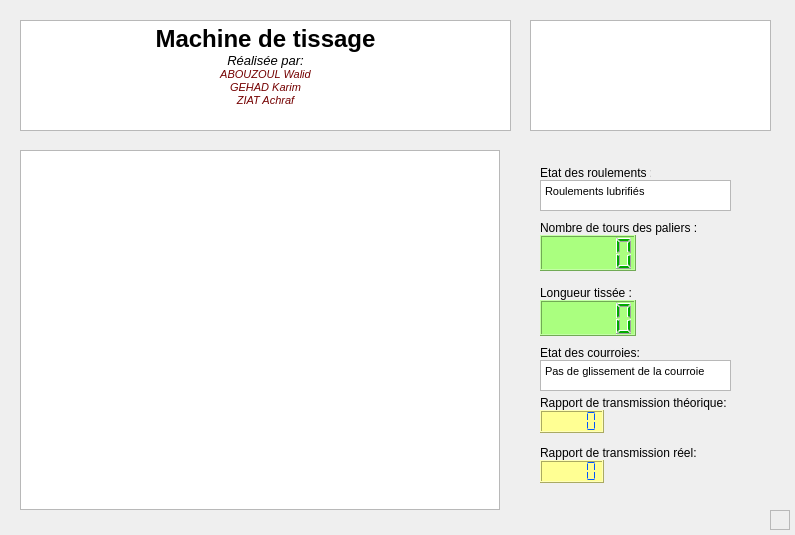
<?xml version="1.0" encoding="UTF-8"?>
<ui version="4.0">
 <class>Widget</class>
 <widget class="QWidget" name="Widget">
  <property name="geometry">
   <rect>
    <x>0</x>
    <y>0</y>
    <width>795</width>
    <height>535</height>
   </rect>
  </property>
  <property name="sizePolicy">
   <sizepolicy hsizetype="Minimum" vsizetype="Preferred">
    <horstretch>0</horstretch>
    <verstretch>0</verstretch>
   </sizepolicy>
  </property>
  <property name="windowTitle">
   <string>Machine de tissage</string>
  </property>
  <property name="windowIcon">
   <iconset>
    <normaloff>Ressources/loom-network-loom4991.jpg</normaloff>Ressources/loom-network-loom4991.jpg</iconset>
  </property>
  <widget class="PlotWidget" name="graph">
   <property name="geometry">
    <rect>
     <x>20</x>
     <y>150</y>
     <width>480</width>
     <height>360</height>
    </rect>
   </property>
   <property name="styleSheet">
    <string notr="true"/>
   </property>
  </widget>
  <widget class="QLabel" name="labelValeurBrute_2">
   <property name="geometry">
    <rect>
     <x>540</x>
     <y>285</y>
     <width>101</width>
     <height>16</height>
    </rect>
   </property>
   <property name="text">
    <string>Longueur tissée :</string>
   </property>
  </widget>
  <widget class="QTextEdit" name="title_2">
   <property name="geometry">
    <rect>
     <x>530</x>
     <y>20</y>
     <width>241</width>
     <height>111</height>
    </rect>
   </property>
   <property name="html">
    <string>&lt;!DOCTYPE HTML PUBLIC &quot;-//W3C//DTD HTML 4.0//EN&quot; &quot;http://www.w3.org/TR/REC-html40/strict.dtd&quot;&gt;
&lt;html&gt;&lt;head&gt;&lt;meta name=&quot;qrichtext&quot; content=&quot;1&quot; /&gt;&lt;meta charset=&quot;utf-8&quot; /&gt;&lt;style type=&quot;text/css&quot;&gt;
p, li { white-space: pre-wrap; }
&lt;/style&gt;&lt;/head&gt;&lt;body style=&quot; font-family:'Segoe UI'; font-size:9pt; font-weight:400; font-style:normal;&quot;&gt;
&lt;p style=&quot;-qt-paragraph-type:empty; margin-top:0px; margin-bottom:0px; margin-left:0px; margin-right:0px; -qt-block-indent:0; text-indent:0px;&quot;&gt;&lt;br /&gt;&lt;/p&gt;
&lt;p style=&quot;-qt-paragraph-type:empty; margin-top:0px; margin-bottom:0px; margin-left:0px; margin-right:0px; -qt-block-indent:0; text-indent:0px;&quot;&gt;&lt;br /&gt;&lt;/p&gt;&lt;/body&gt;&lt;/html&gt;</string>
   </property>
  </widget>
  <widget class="QTextEdit" name="title">
   <property name="geometry">
    <rect>
     <x>20</x>
     <y>20</y>
     <width>491</width>
     <height>111</height>
    </rect>
   </property>
   <property name="autoFillBackground">
    <bool>false</bool>
   </property>
   <property name="html">
    <string>&lt;!DOCTYPE HTML PUBLIC &quot;-//W3C//DTD HTML 4.0//EN&quot; &quot;http://www.w3.org/TR/REC-html40/strict.dtd&quot;&gt;
&lt;html&gt;&lt;head&gt;&lt;meta name=&quot;qrichtext&quot; content=&quot;1&quot; /&gt;&lt;meta charset=&quot;utf-8&quot; /&gt;&lt;style type=&quot;text/css&quot;&gt;
p, li { white-space: pre-wrap; }
&lt;/style&gt;&lt;/head&gt;&lt;body style=&quot; font-family:'Segoe UI'; font-size:9pt; font-weight:400; font-style:normal;&quot;&gt;
&lt;p align=&quot;center&quot; style=&quot; margin-top:0px; margin-bottom:0px; margin-left:0px; margin-right:0px; -qt-block-indent:0; text-indent:0px;&quot;&gt;&lt;span style=&quot; font-size:18pt; font-weight:700;&quot;&gt;Machine de tissage&lt;/span&gt;&lt;/p&gt;
&lt;p align=&quot;center&quot; style=&quot; margin-top:0px; margin-bottom:0px; margin-left:0px; margin-right:0px; -qt-block-indent:0; text-indent:0px;&quot;&gt;&lt;span style=&quot; font-size:10pt; font-style:italic;&quot;&gt;Réalisée par:&lt;/span&gt;&lt;/p&gt;
&lt;p align=&quot;center&quot; style=&quot; margin-top:0px; margin-bottom:0px; margin-left:0px; margin-right:0px; -qt-block-indent:0; text-indent:0px;&quot;&gt;&lt;span style=&quot; font-size:8pt; font-style:italic; color:#740000;&quot;&gt;ABOUZOUL Walid&lt;/span&gt;&lt;/p&gt;
&lt;p align=&quot;center&quot; style=&quot; margin-top:0px; margin-bottom:0px; margin-left:0px; margin-right:0px; -qt-block-indent:0; text-indent:0px;&quot;&gt;&lt;span style=&quot; font-size:8pt; font-style:italic; color:#740000;&quot;&gt;GEHAD Karim&lt;/span&gt;&lt;/p&gt;
&lt;p align=&quot;center&quot; style=&quot; margin-top:0px; margin-bottom:0px; margin-left:0px; margin-right:0px; -qt-block-indent:0; text-indent:0px;&quot;&gt;&lt;span style=&quot; font-size:8pt; font-style:italic; color:#740000;&quot;&gt;ZIAT Achraf&lt;/span&gt;&lt;/p&gt;&lt;/body&gt;&lt;/html&gt;</string>
   </property>
  </widget>
  <widget class="QLabel" name="label">
   <property name="geometry">
    <rect>
     <x>540</x>
     <y>40</y>
     <width>221</width>
     <height>81</height>
    </rect>
   </property>
   <property name="text">
    <string/>
   </property>
   <property name="pixmap">
    <pixmap>Ressources/EnsamLogo.png</pixmap>
   </property>
   <property name="scaledContents">
    <bool>true</bool>
   </property>
  </widget>
  <widget class="QLCDNumber" name="lcdNumberValeurBrute">
   <property name="geometry">
    <rect>
     <x>540</x>
     <y>235</y>
     <width>96</width>
     <height>36</height>
    </rect>
   </property>
   <property name="styleSheet">
    <string notr="true">background-color: rgb(170, 255, 127);
color: rgb(0, 170, 0);</string>
   </property>
   <property name="smallDecimalPoint">
    <bool>false</bool>
   </property>
  </widget>
  <widget class="QLabel" name="labelUnite">
   <property name="geometry">
    <rect>
     <x>540</x>
     <y>165</y>
     <width>111</width>
     <height>16</height>
    </rect>
   </property>
   <property name="text">
    <string>Etat des roulements :</string>
   </property>
  </widget>
  <widget class="QTextBrowser" name="textBrowser">
   <property name="geometry">
    <rect>
     <x>540</x>
     <y>180</y>
     <width>191</width>
     <height>31</height>
    </rect>
   </property>
   <property name="html">
    <string>&lt;!DOCTYPE HTML PUBLIC &quot;-//W3C//DTD HTML 4.0//EN&quot; &quot;http://www.w3.org/TR/REC-html40/strict.dtd&quot;&gt;
&lt;html&gt;&lt;head&gt;&lt;meta name=&quot;qrichtext&quot; content=&quot;1&quot; /&gt;&lt;meta charset=&quot;utf-8&quot; /&gt;&lt;style type=&quot;text/css&quot;&gt;
p, li { white-space: pre-wrap; }
&lt;/style&gt;&lt;/head&gt;&lt;body style=&quot; font-family:'Segoe UI'; font-size:9pt; font-weight:400; font-style:normal;&quot;&gt;
&lt;p style=&quot; margin-top:0px; margin-bottom:0px; margin-left:0px; margin-right:0px; -qt-block-indent:0; text-indent:0px;&quot;&gt;&lt;span style=&quot; font-size:8pt;&quot;&gt;Roulements lubrifiés&lt;/span&gt;&lt;/p&gt;&lt;/body&gt;&lt;/html&gt;</string>
   </property>
  </widget>
  <widget class="QLCDNumber" name="lcdNumberValeurBrute_2">
   <property name="geometry">
    <rect>
     <x>540</x>
     <y>300</y>
     <width>96</width>
     <height>36</height>
    </rect>
   </property>
   <property name="styleSheet">
    <string notr="true">background-color: rgb(170, 255, 127);
color: rgb(0, 170, 0);</string>
   </property>
   <property name="smallDecimalPoint">
    <bool>false</bool>
   </property>
  </widget>
  <widget class="QLabel" name="labelLubrification">
   <property name="geometry">
    <rect>
     <x>540</x>
     <y>220</y>
     <width>161</width>
     <height>16</height>
    </rect>
   </property>
   <property name="text">
    <string>Nombre de tours des paliers :</string>
   </property>
  </widget>
  <widget class="QFrame" name="frame">
   <property name="geometry">
    <rect>
     <x>770</x>
     <y>510</y>
     <width>20</width>
     <height>20</height>
    </rect>
   </property>
   <property name="maximumSize">
    <size>
     <width>20</width>
     <height>20</height>
    </size>
   </property>
   <property name="palette">
    <palette>
     <active>
      <colorrole role="WindowText">
       <brush brushstyle="SolidPattern">
        <color alpha="255">
         <red>255</red>
         <green>255</green>
         <blue>255</blue>
        </color>
       </brush>
      </colorrole>
      <colorrole role="Button">
       <brush brushstyle="SolidPattern">
        <color alpha="255">
         <red>43</red>
         <green>43</green>
         <blue>43</blue>
        </color>
       </brush>
      </colorrole>
      <colorrole role="Light">
       <brush brushstyle="SolidPattern">
        <color alpha="255">
         <red>64</red>
         <green>64</green>
         <blue>64</blue>
        </color>
       </brush>
      </colorrole>
      <colorrole role="Midlight">
       <brush brushstyle="SolidPattern">
        <color alpha="255">
         <red>53</red>
         <green>53</green>
         <blue>53</blue>
        </color>
       </brush>
      </colorrole>
      <colorrole role="Dark">
       <brush brushstyle="SolidPattern">
        <color alpha="255">
         <red>21</red>
         <green>21</green>
         <blue>21</blue>
        </color>
       </brush>
      </colorrole>
      <colorrole role="Mid">
       <brush brushstyle="SolidPattern">
        <color alpha="255">
         <red>29</red>
         <green>29</green>
         <blue>29</blue>
        </color>
       </brush>
      </colorrole>
      <colorrole role="Text">
       <brush brushstyle="SolidPattern">
        <color alpha="255">
         <red>255</red>
         <green>255</green>
         <blue>255</blue>
        </color>
       </brush>
      </colorrole>
      <colorrole role="BrightText">
       <brush brushstyle="SolidPattern">
        <color alpha="255">
         <red>255</red>
         <green>255</green>
         <blue>255</blue>
        </color>
       </brush>
      </colorrole>
      <colorrole role="ButtonText">
       <brush brushstyle="SolidPattern">
        <color alpha="255">
         <red>255</red>
         <green>255</green>
         <blue>255</blue>
        </color>
       </brush>
      </colorrole>
      <colorrole role="Base">
       <brush brushstyle="SolidPattern">
        <color alpha="255">
         <red>0</red>
         <green>0</green>
         <blue>0</blue>
        </color>
       </brush>
      </colorrole>
      <colorrole role="Window">
       <brush brushstyle="SolidPattern">
        <color alpha="255">
         <red>43</red>
         <green>43</green>
         <blue>43</blue>
        </color>
       </brush>
      </colorrole>
      <colorrole role="Shadow">
       <brush brushstyle="SolidPattern">
        <color alpha="255">
         <red>0</red>
         <green>0</green>
         <blue>0</blue>
        </color>
       </brush>
      </colorrole>
      <colorrole role="AlternateBase">
       <brush brushstyle="SolidPattern">
        <color alpha="255">
         <red>21</red>
         <green>21</green>
         <blue>21</blue>
        </color>
       </brush>
      </colorrole>
      <colorrole role="ToolTipBase">
       <brush brushstyle="SolidPattern">
        <color alpha="255">
         <red>255</red>
         <green>255</green>
         <blue>220</blue>
        </color>
       </brush>
      </colorrole>
      <colorrole role="ToolTipText">
       <brush brushstyle="SolidPattern">
        <color alpha="255">
         <red>0</red>
         <green>0</green>
         <blue>0</blue>
        </color>
       </brush>
      </colorrole>
     </active>
     <inactive>
      <colorrole role="WindowText">
       <brush brushstyle="SolidPattern">
        <color alpha="255">
         <red>0</red>
         <green>0</green>
         <blue>0</blue>
        </color>
       </brush>
      </colorrole>
      <colorrole role="Button">
       <brush brushstyle="SolidPattern">
        <color alpha="255">
         <red>240</red>
         <green>240</green>
         <blue>240</blue>
        </color>
       </brush>
      </colorrole>
      <colorrole role="Light">
       <brush brushstyle="SolidPattern">
        <color alpha="255">
         <red>255</red>
         <green>255</green>
         <blue>255</blue>
        </color>
       </brush>
      </colorrole>
      <colorrole role="Midlight">
       <brush brushstyle="SolidPattern">
        <color alpha="255">
         <red>227</red>
         <green>227</green>
         <blue>227</blue>
        </color>
       </brush>
      </colorrole>
      <colorrole role="Dark">
       <brush brushstyle="SolidPattern">
        <color alpha="255">
         <red>160</red>
         <green>160</green>
         <blue>160</blue>
        </color>
       </brush>
      </colorrole>
      <colorrole role="Mid">
       <brush brushstyle="SolidPattern">
        <color alpha="255">
         <red>160</red>
         <green>160</green>
         <blue>160</blue>
        </color>
       </brush>
      </colorrole>
      <colorrole role="Text">
       <brush brushstyle="SolidPattern">
        <color alpha="255">
         <red>0</red>
         <green>0</green>
         <blue>0</blue>
        </color>
       </brush>
      </colorrole>
      <colorrole role="BrightText">
       <brush brushstyle="SolidPattern">
        <color alpha="255">
         <red>255</red>
         <green>255</green>
         <blue>255</blue>
        </color>
       </brush>
      </colorrole>
      <colorrole role="ButtonText">
       <brush brushstyle="SolidPattern">
        <color alpha="255">
         <red>0</red>
         <green>0</green>
         <blue>0</blue>
        </color>
       </brush>
      </colorrole>
      <colorrole role="Base">
       <brush brushstyle="SolidPattern">
        <color alpha="255">
         <red>255</red>
         <green>255</green>
         <blue>255</blue>
        </color>
       </brush>
      </colorrole>
      <colorrole role="Window">
       <brush brushstyle="SolidPattern">
        <color alpha="255">
         <red>240</red>
         <green>240</green>
         <blue>240</blue>
        </color>
       </brush>
      </colorrole>
      <colorrole role="Shadow">
       <brush brushstyle="SolidPattern">
        <color alpha="255">
         <red>105</red>
         <green>105</green>
         <blue>105</blue>
        </color>
       </brush>
      </colorrole>
      <colorrole role="AlternateBase">
       <brush brushstyle="SolidPattern">
        <color alpha="255">
         <red>245</red>
         <green>245</green>
         <blue>245</blue>
        </color>
       </brush>
      </colorrole>
      <colorrole role="ToolTipBase">
       <brush brushstyle="SolidPattern">
        <color alpha="255">
         <red>255</red>
         <green>255</green>
         <blue>220</blue>
        </color>
       </brush>
      </colorrole>
      <colorrole role="ToolTipText">
       <brush brushstyle="SolidPattern">
        <color alpha="255">
         <red>0</red>
         <green>0</green>
         <blue>0</blue>
        </color>
       </brush>
      </colorrole>
     </inactive>
     <disabled>
      <colorrole role="WindowText">
       <brush brushstyle="SolidPattern">
        <color alpha="255">
         <red>21</red>
         <green>21</green>
         <blue>21</blue>
        </color>
       </brush>
      </colorrole>
      <colorrole role="Button">
       <brush brushstyle="SolidPattern">
        <color alpha="255">
         <red>43</red>
         <green>43</green>
         <blue>43</blue>
        </color>
       </brush>
      </colorrole>
      <colorrole role="Light">
       <brush brushstyle="SolidPattern">
        <color alpha="255">
         <red>64</red>
         <green>64</green>
         <blue>64</blue>
        </color>
       </brush>
      </colorrole>
      <colorrole role="Midlight">
       <brush brushstyle="SolidPattern">
        <color alpha="255">
         <red>53</red>
         <green>53</green>
         <blue>53</blue>
        </color>
       </brush>
      </colorrole>
      <colorrole role="Dark">
       <brush brushstyle="SolidPattern">
        <color alpha="255">
         <red>21</red>
         <green>21</green>
         <blue>21</blue>
        </color>
       </brush>
      </colorrole>
      <colorrole role="Mid">
       <brush brushstyle="SolidPattern">
        <color alpha="255">
         <red>29</red>
         <green>29</green>
         <blue>29</blue>
        </color>
       </brush>
      </colorrole>
      <colorrole role="Text">
       <brush brushstyle="SolidPattern">
        <color alpha="255">
         <red>21</red>
         <green>21</green>
         <blue>21</blue>
        </color>
       </brush>
      </colorrole>
      <colorrole role="BrightText">
       <brush brushstyle="SolidPattern">
        <color alpha="255">
         <red>255</red>
         <green>255</green>
         <blue>255</blue>
        </color>
       </brush>
      </colorrole>
      <colorrole role="ButtonText">
       <brush brushstyle="SolidPattern">
        <color alpha="255">
         <red>21</red>
         <green>21</green>
         <blue>21</blue>
        </color>
       </brush>
      </colorrole>
      <colorrole role="Base">
       <brush brushstyle="SolidPattern">
        <color alpha="255">
         <red>43</red>
         <green>43</green>
         <blue>43</blue>
        </color>
       </brush>
      </colorrole>
      <colorrole role="Window">
       <brush brushstyle="SolidPattern">
        <color alpha="255">
         <red>43</red>
         <green>43</green>
         <blue>43</blue>
        </color>
       </brush>
      </colorrole>
      <colorrole role="Shadow">
       <brush brushstyle="SolidPattern">
        <color alpha="255">
         <red>0</red>
         <green>0</green>
         <blue>0</blue>
        </color>
       </brush>
      </colorrole>
      <colorrole role="AlternateBase">
       <brush brushstyle="SolidPattern">
        <color alpha="255">
         <red>245</red>
         <green>245</green>
         <blue>245</blue>
        </color>
       </brush>
      </colorrole>
      <colorrole role="ToolTipBase">
       <brush brushstyle="SolidPattern">
        <color alpha="255">
         <red>255</red>
         <green>255</green>
         <blue>220</blue>
        </color>
       </brush>
      </colorrole>
      <colorrole role="ToolTipText">
       <brush brushstyle="SolidPattern">
        <color alpha="255">
         <red>0</red>
         <green>0</green>
         <blue>0</blue>
        </color>
       </brush>
      </colorrole>
     </disabled>
    </palette>
   </property>
   <property name="frameShape">
    <enum>QFrame::StyledPanel</enum>
   </property>
   <property name="frameShadow">
    <enum>QFrame::Raised</enum>
   </property>
  </widget>
  <widget class="QLabel" name="labelUnite_2">
   <property name="geometry">
    <rect>
     <x>540</x>
     <y>345</y>
     <width>111</width>
     <height>16</height>
    </rect>
   </property>
   <property name="text">
    <string>Etat des courroies:</string>
   </property>
  </widget>
  <widget class="QLCDNumber" name="lcdNumberDelaiMesure_2">
   <property name="geometry">
    <rect>
     <x>540</x>
     <y>460</y>
     <width>64</width>
     <height>23</height>
    </rect>
   </property>
   <property name="styleSheet">
    <string notr="true">background-color: rgb(255, 255, 147);
color: rgb(0, 85, 255);</string>
   </property>
   <property name="midLineWidth">
    <number>0</number>
   </property>
   <property name="segmentStyle">
    <enum>QLCDNumber::Flat</enum>
   </property>
   <property name="value" stdset="0">
    <double>0.000000000000000</double>
   </property>
  </widget>
  <widget class="QLabel" name="labelRapportTh">
   <property name="geometry">
    <rect>
     <x>540</x>
     <y>395</y>
     <width>191</width>
     <height>16</height>
    </rect>
   </property>
   <property name="text">
    <string>Rapport de transmission théorique:</string>
   </property>
  </widget>
  <widget class="QTextBrowser" name="textBrowser_2">
   <property name="geometry">
    <rect>
     <x>540</x>
     <y>360</y>
     <width>191</width>
     <height>31</height>
    </rect>
   </property>
   <property name="html">
    <string>&lt;!DOCTYPE HTML PUBLIC &quot;-//W3C//DTD HTML 4.0//EN&quot; &quot;http://www.w3.org/TR/REC-html40/strict.dtd&quot;&gt;
&lt;html&gt;&lt;head&gt;&lt;meta name=&quot;qrichtext&quot; content=&quot;1&quot; /&gt;&lt;meta charset=&quot;utf-8&quot; /&gt;&lt;style type=&quot;text/css&quot;&gt;
p, li { white-space: pre-wrap; }
&lt;/style&gt;&lt;/head&gt;&lt;body style=&quot; font-family:'Segoe UI'; font-size:9pt; font-weight:400; font-style:normal;&quot;&gt;
&lt;p style=&quot; margin-top:0px; margin-bottom:0px; margin-left:0px; margin-right:0px; -qt-block-indent:0; text-indent:0px;&quot;&gt;&lt;span style=&quot; font-size:8pt;&quot;&gt;Pas de glissement de la courroie&lt;/span&gt;&lt;/p&gt;&lt;/body&gt;&lt;/html&gt;</string>
   </property>
  </widget>
  <widget class="QLabel" name="labelRapportReel">
   <property name="geometry">
    <rect>
     <x>540</x>
     <y>445</y>
     <width>161</width>
     <height>16</height>
    </rect>
   </property>
   <property name="text">
    <string>Rapport de transmission réel:</string>
   </property>
  </widget>
  <widget class="QLCDNumber" name="lcdNumberDelaiMesure">
   <property name="geometry">
    <rect>
     <x>540</x>
     <y>410</y>
     <width>64</width>
     <height>23</height>
    </rect>
   </property>
   <property name="styleSheet">
    <string notr="true">background-color: rgb(255, 255, 147);
color: rgb(0, 85, 255);</string>
   </property>
   <property name="midLineWidth">
    <number>0</number>
   </property>
   <property name="segmentStyle">
    <enum>QLCDNumber::Flat</enum>
   </property>
   <property name="value" stdset="0">
    <double>0.000000000000000</double>
   </property>
  </widget>
 </widget>
 <customwidgets>
  <customwidget>
   <class>PlotWidget</class>
   <extends>QGraphicsView</extends>
   <header>pyqtgraph</header>
  </customwidget>
 </customwidgets>
 <resources/>
 <connections/>
</ui>
